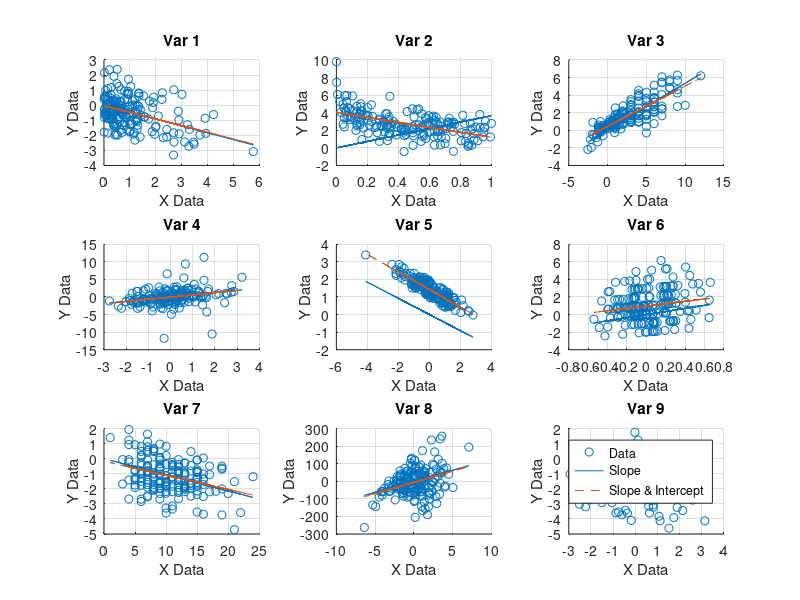

MATLAB code to generate this figure:
%% Week 2 Assignment
%
%
load('data.mat')

sizeData = size(data.x);

figure;
for ii = 1:sizeData(2)
    x = data.x(:,ii);
    y = data.y(:,ii);
    
    subplot(3,3,ii)
    b1 = x\y; % Find the linear regression relation y=?1*x. The \ operator performs a least-squares regression.

    yCalc1 = b1*x;
    scatter(x,y)
    hold on
    plot(x, yCalc1)
    
    %Improve the fit by including a y-intercept ?0 in your model as y=?0+?1x. Calculate ?0by padding x with a column of ones and using the \ operator.
    hold on
    X = [ones(length(x),1) x];
    b = X\y;
    yCalc2 = X*b;
    plot(x,yCalc2,'--')
    
    grid on
    title(sprintf('Var %i',ii));
    xlabel('X Data')
    ylabel('Y Data');
end

legend('Data','Slope','Slope & Intercept','Location','best');
